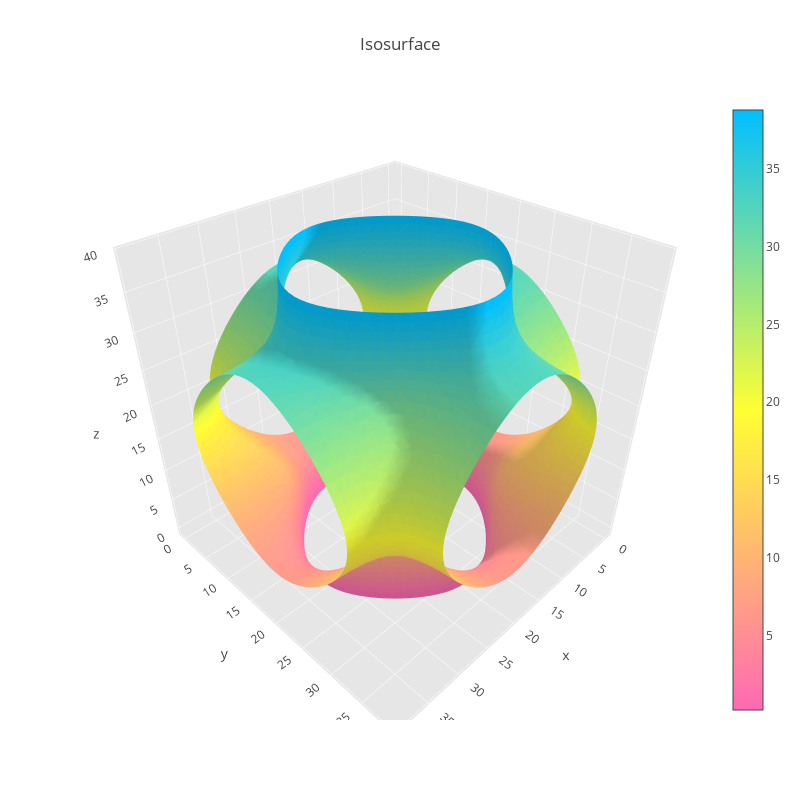

The cell this chart's notebook holds for it:
### Code cell
colormap=['rgb(255,105,180)','rgb(255,255,51)','rgb(0,191,255)']
fig = ff.create_trisurf(x=x,
                        y=y, 
                        z=z, 
                        plot_edges=False,
                        colormap=colormap,
                        simplices=simplices,
                        title="Isosurface")
plotly.offline.iplot(fig)

### Figure 1 — Plotly figure (JSON) as saved in the notebook; plotly's stock layout.template omitted (floating-point values rounded to 4 significant figures; data arrays with more than 128 entries replaced by an {"elided": "..."} marker saying what was removed)
{"data": [{"facecolor": {"elided": "14932 str values"}, "i": {"elided": "14932 int values"}, "j": {"elided": "14932 int values"}, "k": {"elided": "14932 int values"}, "name": "", "type": "mesh3d", "x": {"elided": "7776 float values"}, "y": {"elided": "7776 float values"}, "z": {"elided": "7776 float values"}}, {"hoverinfo": "None", "marker": {"color": [0.2078, 38.79], "colorscale": [[0, "rgb(255, 105, 180)"], [0.5, "rgb(255, 255, 51)"], [1, "rgb(0, 191, 255)"]], "showscale": true, "size": 0.1}, "mode": "markers", "showlegend": false, "type": "scatter3d", "x": [0], "y": [7], "z": [16.55]}], "layout": {"height": 800, "scene": {"aspectratio": {"x": 1, "y": 1, "z": 1}, "xaxis": {"backgroundcolor": "rgb(230, 230, 230)", "gridcolor": "rgb(255, 255, 255)", "showbackground": true, "zerolinecolor": "rgb(255, 255, 255)"}, "yaxis": {"backgroundcolor": "rgb(230, 230, 230)", "gridcolor": "rgb(255, 255, 255)", "showbackground": true, "zerolinecolor": "rgb(255, 255, 255)"}, "zaxis": {"backgroundcolor": "rgb(230, 230, 230)", "gridcolor": "rgb(255, 255, 255)", "showbackground": true, "zerolinecolor": "rgb(255, 255, 255)"}}, "title": "Isosurface", "width": 800}}
